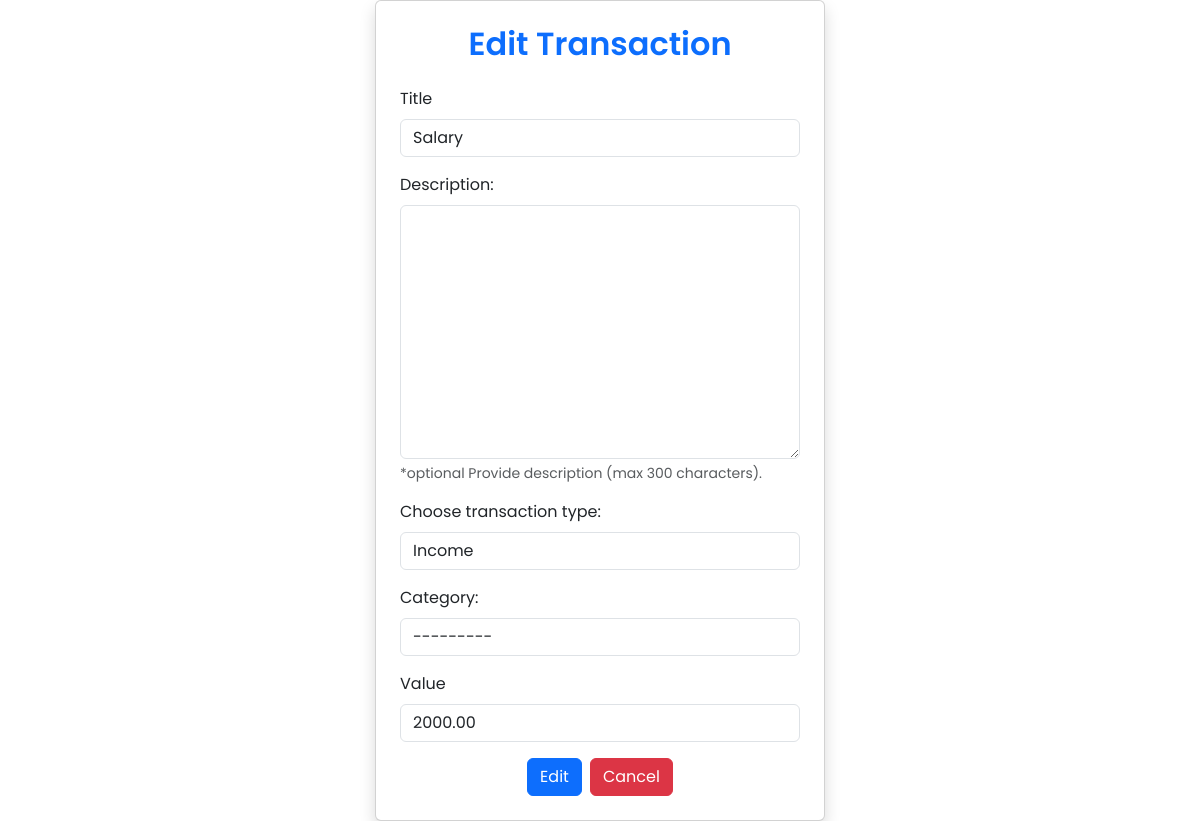
Screenshot of /netra/transactions/edit/16/ with the database file from the repository.
### core/models.py (models this page shows, shortened)
class Transaction(models.Model):
    user = models.ForeignKey(User, on_delete=models.CASCADE, null=True)
    TRANSACTION_TYPES = [
        ('income', 'Income'),
        ('expense', 'Expense'),
        ('saving', 'Saving')
    ]
    type = models.CharField(
        max_length=7,
        choices=TRANSACTION_TYPES,
        default='income'
    )
    value = models.DecimalField(
        max_digits=10,
        decimal_places=2,
        null=True,
        blank=True,
        verbose_name='value'
    )
    date = models.DateField(null=True, blank=True, auto_now_add=True)
    date_time = models.DateTimeField(null=True, blank=True, auto_now_add=True)
    title = models.CharField(null=True, blank=True, max_length=50)
    description = models.TextField(null=True, blank=True, max_length=300)
    category = models.ForeignKey(TransactionCategory, on_delete=models.SET_NULL, null=True)

### core/views.py (the view)
# urls.py: path('netra/transactions/edit/<str:pk>/', views.transaction_edit, name='edit_transaction'),
def transaction_edit(request, pk):
    transaction = get_object_or_404(models.Transaction, pk=pk)
    if request.method == 'POST':
        form = forms.TransactionForm(request.POST)
        if form.is_valid():
            transaction.title = form.cleaned_data['title']
            transaction.description = form.cleaned_data['description']
            transaction.type = form.cleaned_data['transaction_type']
            transaction.value = form.cleaned_data['value']
            transaction.save()
            messages.success(request, 'Transaction saved!')
            return redirect('dashboard')
    else:
        form = forms.TransactionForm(initial={
            'title': transaction.title,
            'description': transaction.description,
            'transaction_type': transaction.type,
            'value': transaction.value,
        })
    return render(request, 'app/transaction_edit.html', {'form': form, 'transaction': transaction})

### core/forms.py
class TransactionForm(forms.Form):
    title = forms.CharField(max_length=50, required=False)
    description = forms.CharField(
        label="Description: ",
        widget=forms.Textarea,
        max_length=300,
        required=False,
        help_text="*optional Provide description (max 300 characters)."
    )
    transaction_type = forms.ChoiceField(choices=models.Transaction.TRANSACTION_TYPES, label="Choose transaction type: ", required=True)
    category = forms.ModelChoiceField(
        queryset= models.TransactionCategory.objects.all(),
        required=False,
        label="Category: "
    )
    value = forms.FloatField(required=True, validators=[
            MinValueValidator(0, message="Transaction can\'t be less than 0!"),
        ])

### core/models.py (called while the page is built)
    def __str__(self):
        return self.name

### core/templates/app/transaction_edit.html (shortened to what this page needs)
{% load static %}
{% load widget_tweaks %}
<!DOCTYPE html>
<html lang="en">
<head>
    <link
        href="https://cdn.jsdelivr.net/npm/bootstrap@5.3.2/dist/css/bootstrap.min.css"
        rel="stylesheet"
    />
    <link rel="stylesheet" href="{% static 'styles/fonts.css' %}">
</head>
<body>
    <div class="container d-flex justify-content-center align-items-center min-vh-100">
        <div class="card shadow p-4 rounded" style="width: 100%; max-width: 450px;">
            <h3 class="text-center mb-4 text-primary fw-semibold fs-2 user-select-none">Edit Transaction</h3>
            <form class="d-flex flex-column justify-content-center" method="post">
                {% for field in form %}
                    <div class="mb-3">
                        <label for="{{ field.id_for_label }}" class="form-label">{{ field.label }}</label>
                        {{ field|add_class:"form-control" }}
                        {% if field.help_text %}
                            <div class="form-text text-muted">{{ field.help_text }}</div>
                        {% endif %}
                    </div>
                {% endfor %}
                <div class="d-flex gap-2 justify-content-center">
                    <button class="btn btn-primary" type="submit">Edit</button>
                    <a href="{% url 'dashboard' %}" class="btn btn-danger">Cancel</a>
                </div>
            </form>
        </div>
    </div>
</body>
</html>

### rows the page displays
Transaction: form "Salary" "---------" "2000.00"

### other values shown
{{ field.label }} "Title" "Description:" "Choose transaction type:" "Category:" "Value"
{{ field.help_text }} "*optional Provide description (max 300 characters)."
